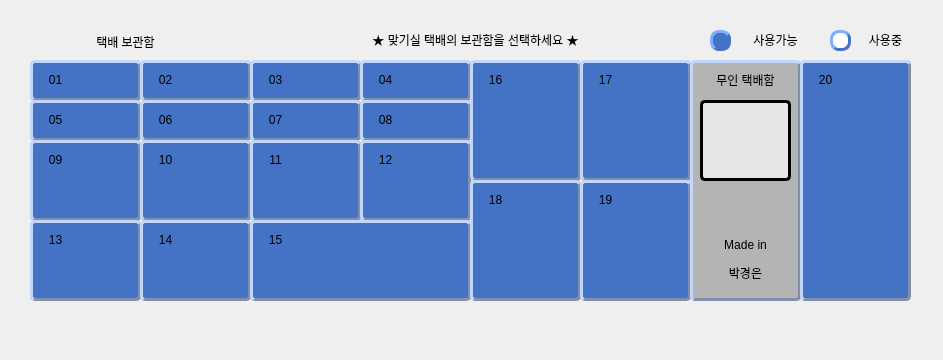
<?xml version="1.0" encoding="UTF-8"?>
<ui version="4.0">
 <class>Storage_box</class>
 <widget class="QMainWindow" name="Storage_box">
  <property name="geometry">
   <rect>
    <x>0</x>
    <y>0</y>
    <width>943</width>
    <height>360</height>
   </rect>
  </property>
  <property name="windowTitle">
   <string>MainWindow</string>
  </property>
  <widget class="QWidget" name="centralwidget">
   <widget class="QLabel" name="label_8">
    <property name="geometry">
     <rect>
      <x>30</x>
      <y>20</y>
      <width>191</width>
      <height>44</height>
     </rect>
    </property>
    <property name="styleSheet">
     <string notr="true">font: 30pt &quot;배달의민족 한나체 Pro&quot;;</string>
    </property>
    <property name="text">
     <string>&lt;html&gt;&lt;head/&gt;&lt;body&gt;&lt;p align=&quot;center&quot;&gt;택배 보관함&lt;/p&gt;&lt;/body&gt;&lt;/html&gt;</string>
    </property>
   </widget>
   <widget class="QPushButton" name="pushButton_1">
    <property name="geometry">
     <rect>
      <x>30</x>
      <y>60</y>
      <width>111</width>
      <height>41</height>
     </rect>
    </property>
    <property name="styleSheet">
     <string notr="true">background-color : rgb(68, 114, 196);
border-style : outset;
border-width : 3px;
border-radius : 5px;
border-color : rgb(129, 143, 168);</string>
    </property>
    <property name="text">
     <string/>
    </property>
   </widget>
   <widget class="QPushButton" name="pushButton_2">
    <property name="geometry">
     <rect>
      <x>140</x>
      <y>60</y>
      <width>111</width>
      <height>41</height>
     </rect>
    </property>
    <property name="styleSheet">
     <string notr="true">background-color : rgb(68, 114, 196);
border-style : outset;
border-width : 3px;
border-radius : 5px;
border-color : rgb(129, 143, 168);</string>
    </property>
    <property name="text">
     <string/>
    </property>
   </widget>
   <widget class="QPushButton" name="pushButton_3">
    <property name="geometry">
     <rect>
      <x>250</x>
      <y>60</y>
      <width>111</width>
      <height>41</height>
     </rect>
    </property>
    <property name="styleSheet">
     <string notr="true">background-color : rgb(68, 114, 196);
border-style : outset;
border-width : 3px;
border-radius : 5px;
border-color : rgb(129, 143, 168);</string>
    </property>
    <property name="text">
     <string/>
    </property>
   </widget>
   <widget class="QPushButton" name="pushButton_4">
    <property name="geometry">
     <rect>
      <x>360</x>
      <y>60</y>
      <width>111</width>
      <height>41</height>
     </rect>
    </property>
    <property name="styleSheet">
     <string notr="true">background-color : rgb(68, 114, 196);
border-style : outset;
border-width : 3px;
border-radius : 5px;
border-color : rgb(129, 143, 168);</string>
    </property>
    <property name="text">
     <string/>
    </property>
   </widget>
   <widget class="QPushButton" name="pushButton_5">
    <property name="geometry">
     <rect>
      <x>30</x>
      <y>100</y>
      <width>111</width>
      <height>41</height>
     </rect>
    </property>
    <property name="styleSheet">
     <string notr="true">background-color : rgb(68, 114, 196);
border-style : outset;
border-width : 3px;
border-radius : 5px;
border-color : rgb(129, 143, 168);</string>
    </property>
    <property name="text">
     <string/>
    </property>
   </widget>
   <widget class="QPushButton" name="pushButton_6">
    <property name="geometry">
     <rect>
      <x>140</x>
      <y>100</y>
      <width>111</width>
      <height>41</height>
     </rect>
    </property>
    <property name="styleSheet">
     <string notr="true">background-color : rgb(68, 114, 196);
border-style : outset;
border-width : 3px;
border-radius : 5px;
border-color : rgb(129, 143, 168);</string>
    </property>
    <property name="text">
     <string/>
    </property>
   </widget>
   <widget class="QPushButton" name="pushButton_7">
    <property name="geometry">
     <rect>
      <x>250</x>
      <y>100</y>
      <width>111</width>
      <height>41</height>
     </rect>
    </property>
    <property name="styleSheet">
     <string notr="true">background-color : rgb(68, 114, 196);
border-style : outset;
border-width : 3px;
border-radius : 5px;
border-color : rgb(129, 143, 168);</string>
    </property>
    <property name="text">
     <string/>
    </property>
   </widget>
   <widget class="QPushButton" name="pushButton_8">
    <property name="geometry">
     <rect>
      <x>360</x>
      <y>100</y>
      <width>111</width>
      <height>41</height>
     </rect>
    </property>
    <property name="styleSheet">
     <string notr="true">background-color : rgb(68, 114, 196);
border-style : outset;
border-width : 3px;
border-radius : 5px;
border-color : rgb(129, 143, 168);</string>
    </property>
    <property name="text">
     <string/>
    </property>
   </widget>
   <widget class="QPushButton" name="pushButton_9">
    <property name="geometry">
     <rect>
      <x>30</x>
      <y>140</y>
      <width>111</width>
      <height>81</height>
     </rect>
    </property>
    <property name="styleSheet">
     <string notr="true">background-color : rgb(68, 114, 196);
border-style : outset;
border-width : 3px;
border-radius : 5px;
border-color : rgb(129, 143, 168);</string>
    </property>
    <property name="text">
     <string/>
    </property>
   </widget>
   <widget class="QPushButton" name="pushButton_10">
    <property name="geometry">
     <rect>
      <x>140</x>
      <y>140</y>
      <width>111</width>
      <height>81</height>
     </rect>
    </property>
    <property name="styleSheet">
     <string notr="true">background-color : rgb(68, 114, 196);
border-style : outset;
border-width : 3px;
border-radius : 5px;
border-color : rgb(129, 143, 168);</string>
    </property>
    <property name="text">
     <string/>
    </property>
   </widget>
   <widget class="QPushButton" name="pushButton_11">
    <property name="geometry">
     <rect>
      <x>250</x>
      <y>140</y>
      <width>111</width>
      <height>81</height>
     </rect>
    </property>
    <property name="styleSheet">
     <string notr="true">background-color : rgb(68, 114, 196);
border-style : outset;
border-width : 3px;
border-radius : 5px;
border-color : rgb(129, 143, 168);</string>
    </property>
    <property name="text">
     <string/>
    </property>
   </widget>
   <widget class="QPushButton" name="pushButton_12">
    <property name="geometry">
     <rect>
      <x>360</x>
      <y>140</y>
      <width>111</width>
      <height>81</height>
     </rect>
    </property>
    <property name="styleSheet">
     <string notr="true">background-color : rgb(68, 114, 196);
border-style : outset;
border-width : 3px;
border-radius : 5px;
border-color : rgb(129, 143, 168);</string>
    </property>
    <property name="text">
     <string/>
    </property>
   </widget>
   <widget class="QPushButton" name="pushButton_13">
    <property name="geometry">
     <rect>
      <x>30</x>
      <y>220</y>
      <width>111</width>
      <height>81</height>
     </rect>
    </property>
    <property name="styleSheet">
     <string notr="true">background-color : rgb(68, 114, 196);
border-style : outset;
border-width : 3px;
border-radius : 5px;
border-color : rgb(129, 143, 168);</string>
    </property>
    <property name="text">
     <string/>
    </property>
   </widget>
   <widget class="QPushButton" name="pushButton_14">
    <property name="geometry">
     <rect>
      <x>140</x>
      <y>220</y>
      <width>111</width>
      <height>81</height>
     </rect>
    </property>
    <property name="styleSheet">
     <string notr="true">background-color : rgb(68, 114, 196);
border-style : outset;
border-width : 3px;
border-radius : 5px;
border-color : rgb(129, 143, 168);</string>
    </property>
    <property name="text">
     <string/>
    </property>
   </widget>
   <widget class="QPushButton" name="pushButton_15">
    <property name="geometry">
     <rect>
      <x>250</x>
      <y>220</y>
      <width>221</width>
      <height>81</height>
     </rect>
    </property>
    <property name="styleSheet">
     <string notr="true">background-color : rgb(68, 114, 196);
border-style : outset;
border-width : 3px;
border-radius : 5px;
border-color : rgb(129, 143, 168);</string>
    </property>
    <property name="text">
     <string/>
    </property>
   </widget>
   <widget class="QPushButton" name="pushButton_16">
    <property name="geometry">
     <rect>
      <x>470</x>
      <y>60</y>
      <width>111</width>
      <height>121</height>
     </rect>
    </property>
    <property name="styleSheet">
     <string notr="true">background-color : rgb(68, 114, 196);
border-style : outset;
border-width : 3px;
border-radius : 5px;
border-color : rgb(129, 143, 168);</string>
    </property>
    <property name="text">
     <string/>
    </property>
   </widget>
   <widget class="QPushButton" name="pushButton_17">
    <property name="geometry">
     <rect>
      <x>580</x>
      <y>60</y>
      <width>111</width>
      <height>121</height>
     </rect>
    </property>
    <property name="styleSheet">
     <string notr="true">background-color : rgb(68, 114, 196);
border-style : outset;
border-width : 3px;
border-radius : 5px;
border-color : rgb(129, 143, 168);</string>
    </property>
    <property name="text">
     <string/>
    </property>
   </widget>
   <widget class="QPushButton" name="pushButton_18">
    <property name="geometry">
     <rect>
      <x>470</x>
      <y>180</y>
      <width>111</width>
      <height>121</height>
     </rect>
    </property>
    <property name="styleSheet">
     <string notr="true">background-color : rgb(68, 114, 196);
border-style : outset;
border-width : 3px;
border-radius : 5px;
border-color : rgb(129, 143, 168);</string>
    </property>
    <property name="text">
     <string/>
    </property>
   </widget>
   <widget class="QPushButton" name="pushButton_19">
    <property name="geometry">
     <rect>
      <x>580</x>
      <y>180</y>
      <width>111</width>
      <height>121</height>
     </rect>
    </property>
    <property name="styleSheet">
     <string notr="true">background-color : rgb(68, 114, 196);
border-style : outset;
border-width : 3px;
border-radius : 5px;
border-color : rgb(129, 143, 168);</string>
    </property>
    <property name="text">
     <string/>
    </property>
   </widget>
   <widget class="QLabel" name="Index_label_1">
    <property name="geometry">
     <rect>
      <x>40</x>
      <y>70</y>
      <width>31</width>
      <height>21</height>
     </rect>
    </property>
    <property name="styleSheet">
     <string notr="true">font: 14pt &quot;배달의민족 주아&quot;;</string>
    </property>
    <property name="text">
     <string>&lt;html&gt;&lt;head/&gt;&lt;body&gt;&lt;p align=&quot;center&quot;&gt;01&lt;/p&gt;&lt;/body&gt;&lt;/html&gt;</string>
    </property>
   </widget>
   <widget class="QLabel" name="Index_label_2">
    <property name="geometry">
     <rect>
      <x>150</x>
      <y>70</y>
      <width>31</width>
      <height>21</height>
     </rect>
    </property>
    <property name="styleSheet">
     <string notr="true">font: 14pt &quot;배달의민족 주아&quot;;</string>
    </property>
    <property name="text">
     <string>&lt;html&gt;&lt;head/&gt;&lt;body&gt;&lt;p align=&quot;center&quot;&gt;02&lt;/p&gt;&lt;/body&gt;&lt;/html&gt;</string>
    </property>
   </widget>
   <widget class="QLabel" name="Index_label_4">
    <property name="geometry">
     <rect>
      <x>370</x>
      <y>70</y>
      <width>31</width>
      <height>21</height>
     </rect>
    </property>
    <property name="styleSheet">
     <string notr="true">font: 14pt &quot;배달의민족 주아&quot;;</string>
    </property>
    <property name="text">
     <string>&lt;html&gt;&lt;head/&gt;&lt;body&gt;&lt;p align=&quot;center&quot;&gt;04&lt;/p&gt;&lt;/body&gt;&lt;/html&gt;</string>
    </property>
   </widget>
   <widget class="QLabel" name="Index_label_3">
    <property name="geometry">
     <rect>
      <x>260</x>
      <y>70</y>
      <width>31</width>
      <height>21</height>
     </rect>
    </property>
    <property name="styleSheet">
     <string notr="true">font: 14pt &quot;배달의민족 주아&quot;;</string>
    </property>
    <property name="text">
     <string>&lt;html&gt;&lt;head/&gt;&lt;body&gt;&lt;p align=&quot;center&quot;&gt;03&lt;/p&gt;&lt;/body&gt;&lt;/html&gt;</string>
    </property>
   </widget>
   <widget class="QLabel" name="Index_label_8">
    <property name="geometry">
     <rect>
      <x>370</x>
      <y>110</y>
      <width>31</width>
      <height>21</height>
     </rect>
    </property>
    <property name="styleSheet">
     <string notr="true">font: 14pt &quot;배달의민족 주아&quot;;</string>
    </property>
    <property name="text">
     <string>&lt;html&gt;&lt;head/&gt;&lt;body&gt;&lt;p align=&quot;center&quot;&gt;08&lt;/p&gt;&lt;/body&gt;&lt;/html&gt;</string>
    </property>
   </widget>
   <widget class="QLabel" name="Index_label_7">
    <property name="geometry">
     <rect>
      <x>260</x>
      <y>110</y>
      <width>31</width>
      <height>21</height>
     </rect>
    </property>
    <property name="styleSheet">
     <string notr="true">font: 14pt &quot;배달의민족 주아&quot;;</string>
    </property>
    <property name="text">
     <string>&lt;html&gt;&lt;head/&gt;&lt;body&gt;&lt;p align=&quot;center&quot;&gt;07&lt;/p&gt;&lt;/body&gt;&lt;/html&gt;</string>
    </property>
   </widget>
   <widget class="QLabel" name="Index_label_6">
    <property name="geometry">
     <rect>
      <x>150</x>
      <y>110</y>
      <width>31</width>
      <height>21</height>
     </rect>
    </property>
    <property name="styleSheet">
     <string notr="true">font: 14pt &quot;배달의민족 주아&quot;;</string>
    </property>
    <property name="text">
     <string>&lt;html&gt;&lt;head/&gt;&lt;body&gt;&lt;p align=&quot;center&quot;&gt;06&lt;/p&gt;&lt;/body&gt;&lt;/html&gt;</string>
    </property>
   </widget>
   <widget class="QLabel" name="Index_label_5">
    <property name="geometry">
     <rect>
      <x>40</x>
      <y>110</y>
      <width>31</width>
      <height>21</height>
     </rect>
    </property>
    <property name="styleSheet">
     <string notr="true">font: 14pt &quot;배달의민족 주아&quot;;</string>
    </property>
    <property name="text">
     <string>&lt;html&gt;&lt;head/&gt;&lt;body&gt;&lt;p align=&quot;center&quot;&gt;05&lt;/p&gt;&lt;/body&gt;&lt;/html&gt;</string>
    </property>
   </widget>
   <widget class="QLabel" name="Index_label_9">
    <property name="geometry">
     <rect>
      <x>40</x>
      <y>150</y>
      <width>31</width>
      <height>21</height>
     </rect>
    </property>
    <property name="styleSheet">
     <string notr="true">font: 14pt &quot;배달의민족 주아&quot;;</string>
    </property>
    <property name="text">
     <string>&lt;html&gt;&lt;head/&gt;&lt;body&gt;&lt;p align=&quot;center&quot;&gt;09&lt;/p&gt;&lt;/body&gt;&lt;/html&gt;</string>
    </property>
   </widget>
   <widget class="QLabel" name="Index_label_11">
    <property name="geometry">
     <rect>
      <x>260</x>
      <y>150</y>
      <width>31</width>
      <height>21</height>
     </rect>
    </property>
    <property name="styleSheet">
     <string notr="true">font: 14pt &quot;배달의민족 주아&quot;;</string>
    </property>
    <property name="text">
     <string>&lt;html&gt;&lt;head/&gt;&lt;body&gt;&lt;p align=&quot;center&quot;&gt;11&lt;/p&gt;&lt;/body&gt;&lt;/html&gt;</string>
    </property>
   </widget>
   <widget class="QLabel" name="Index_label_12">
    <property name="geometry">
     <rect>
      <x>370</x>
      <y>150</y>
      <width>31</width>
      <height>21</height>
     </rect>
    </property>
    <property name="styleSheet">
     <string notr="true">font: 14pt &quot;배달의민족 주아&quot;;</string>
    </property>
    <property name="text">
     <string>&lt;html&gt;&lt;head/&gt;&lt;body&gt;&lt;p align=&quot;center&quot;&gt;12&lt;/p&gt;&lt;/body&gt;&lt;/html&gt;</string>
    </property>
   </widget>
   <widget class="QLabel" name="Index_label_10">
    <property name="geometry">
     <rect>
      <x>150</x>
      <y>150</y>
      <width>31</width>
      <height>21</height>
     </rect>
    </property>
    <property name="styleSheet">
     <string notr="true">font: 14pt &quot;배달의민족 주아&quot;;</string>
    </property>
    <property name="text">
     <string>&lt;html&gt;&lt;head/&gt;&lt;body&gt;&lt;p align=&quot;center&quot;&gt;10&lt;/p&gt;&lt;/body&gt;&lt;/html&gt;</string>
    </property>
   </widget>
   <widget class="QLabel" name="Index_label_15">
    <property name="geometry">
     <rect>
      <x>260</x>
      <y>230</y>
      <width>31</width>
      <height>21</height>
     </rect>
    </property>
    <property name="styleSheet">
     <string notr="true">font: 14pt &quot;배달의민족 주아&quot;;</string>
    </property>
    <property name="text">
     <string>&lt;html&gt;&lt;head/&gt;&lt;body&gt;&lt;p align=&quot;center&quot;&gt;15&lt;/p&gt;&lt;/body&gt;&lt;/html&gt;</string>
    </property>
   </widget>
   <widget class="QLabel" name="Index_label_13">
    <property name="geometry">
     <rect>
      <x>40</x>
      <y>230</y>
      <width>31</width>
      <height>21</height>
     </rect>
    </property>
    <property name="styleSheet">
     <string notr="true">font: 14pt &quot;배달의민족 주아&quot;;</string>
    </property>
    <property name="text">
     <string>&lt;html&gt;&lt;head/&gt;&lt;body&gt;&lt;p align=&quot;center&quot;&gt;13&lt;/p&gt;&lt;/body&gt;&lt;/html&gt;</string>
    </property>
   </widget>
   <widget class="QLabel" name="Index_label_14">
    <property name="geometry">
     <rect>
      <x>150</x>
      <y>230</y>
      <width>31</width>
      <height>21</height>
     </rect>
    </property>
    <property name="styleSheet">
     <string notr="true">font: 14pt &quot;배달의민족 주아&quot;;</string>
    </property>
    <property name="text">
     <string>&lt;html&gt;&lt;head/&gt;&lt;body&gt;&lt;p align=&quot;center&quot;&gt;14&lt;/p&gt;&lt;/body&gt;&lt;/html&gt;</string>
    </property>
   </widget>
   <widget class="QLabel" name="Index_label_16">
    <property name="geometry">
     <rect>
      <x>480</x>
      <y>70</y>
      <width>31</width>
      <height>21</height>
     </rect>
    </property>
    <property name="styleSheet">
     <string notr="true">font: 14pt &quot;배달의민족 주아&quot;;</string>
    </property>
    <property name="text">
     <string>&lt;html&gt;&lt;head/&gt;&lt;body&gt;&lt;p align=&quot;center&quot;&gt;16&lt;/p&gt;&lt;/body&gt;&lt;/html&gt;</string>
    </property>
   </widget>
   <widget class="QLabel" name="Index_label_17">
    <property name="geometry">
     <rect>
      <x>590</x>
      <y>70</y>
      <width>31</width>
      <height>21</height>
     </rect>
    </property>
    <property name="styleSheet">
     <string notr="true">font: 14pt &quot;배달의민족 주아&quot;;</string>
    </property>
    <property name="text">
     <string>&lt;html&gt;&lt;head/&gt;&lt;body&gt;&lt;p align=&quot;center&quot;&gt;17&lt;/p&gt;&lt;/body&gt;&lt;/html&gt;</string>
    </property>
   </widget>
   <widget class="QLabel" name="Index_label_18">
    <property name="geometry">
     <rect>
      <x>480</x>
      <y>190</y>
      <width>31</width>
      <height>21</height>
     </rect>
    </property>
    <property name="styleSheet">
     <string notr="true">font: 14pt &quot;배달의민족 주아&quot;;</string>
    </property>
    <property name="text">
     <string>&lt;html&gt;&lt;head/&gt;&lt;body&gt;&lt;p align=&quot;center&quot;&gt;18&lt;/p&gt;&lt;/body&gt;&lt;/html&gt;</string>
    </property>
   </widget>
   <widget class="QLabel" name="Index_label_19">
    <property name="geometry">
     <rect>
      <x>590</x>
      <y>190</y>
      <width>31</width>
      <height>21</height>
     </rect>
    </property>
    <property name="styleSheet">
     <string notr="true">font: 14pt &quot;배달의민족 주아&quot;;</string>
    </property>
    <property name="text">
     <string>&lt;html&gt;&lt;head/&gt;&lt;body&gt;&lt;p align=&quot;center&quot;&gt;19&lt;/p&gt;&lt;/body&gt;&lt;/html&gt;</string>
    </property>
   </widget>
   <widget class="QLabel" name="label">
    <property name="geometry">
     <rect>
      <x>710</x>
      <y>30</y>
      <width>21</width>
      <height>21</height>
     </rect>
    </property>
    <property name="styleSheet">
     <string notr="true">background-color : rgb(68, 114, 196);
border-style : outset;
border-width : 3px;
border-radius : 9px;
border-color : rgb(68, 114, 196);</string>
    </property>
    <property name="text">
     <string/>
    </property>
   </widget>
   <widget class="QLabel" name="label_2">
    <property name="geometry">
     <rect>
      <x>740</x>
      <y>30</y>
      <width>71</width>
      <height>21</height>
     </rect>
    </property>
    <property name="styleSheet">
     <string notr="true">font: 14pt &quot;배달의민족 주아&quot;;</string>
    </property>
    <property name="text">
     <string>&lt;html&gt;&lt;head/&gt;&lt;body&gt;&lt;p align=&quot;center&quot;&gt;사용가능&lt;/p&gt;&lt;/body&gt;&lt;/html&gt;</string>
    </property>
   </widget>
   <widget class="QLabel" name="label_3">
    <property name="geometry">
     <rect>
      <x>830</x>
      <y>30</y>
      <width>21</width>
      <height>21</height>
     </rect>
    </property>
    <property name="styleSheet">
     <string notr="true">background-color : rgb(255, 255, 255);
border-style : outset;
border-width : 3px;
border-radius : 9px;
border-color : rgb(68, 114, 196);</string>
    </property>
    <property name="text">
     <string/>
    </property>
   </widget>
   <widget class="QLabel" name="label_4">
    <property name="geometry">
     <rect>
      <x>850</x>
      <y>30</y>
      <width>71</width>
      <height>21</height>
     </rect>
    </property>
    <property name="styleSheet">
     <string notr="true">font: 14pt &quot;배달의민족 주아&quot;;</string>
    </property>
    <property name="text">
     <string>&lt;html&gt;&lt;head/&gt;&lt;body&gt;&lt;p align=&quot;center&quot;&gt;사용중&lt;/p&gt;&lt;/body&gt;&lt;/html&gt;</string>
    </property>
   </widget>
   <widget class="QPushButton" name="pushB3423n_20">
    <property name="geometry">
     <rect>
      <x>690</x>
      <y>60</y>
      <width>111</width>
      <height>241</height>
     </rect>
    </property>
    <property name="styleSheet">
     <string notr="true">background-color: rgb(180, 180, 180);
border-style : outset;
border-width : 3px;
border-radius : 5px;
border-color : rgb(129, 143, 168);</string>
    </property>
    <property name="text">
     <string/>
    </property>
   </widget>
   <widget class="QPushButton" name="pushButton_20">
    <property name="geometry">
     <rect>
      <x>800</x>
      <y>60</y>
      <width>111</width>
      <height>241</height>
     </rect>
    </property>
    <property name="styleSheet">
     <string notr="true">background-color : rgb(68, 114, 196);
border-style : outset;
border-width : 3px;
border-radius : 5px;
border-color : rgb(129, 143, 168);</string>
    </property>
    <property name="text">
     <string/>
    </property>
   </widget>
   <widget class="QLabel" name="Index_label_20">
    <property name="geometry">
     <rect>
      <x>810</x>
      <y>70</y>
      <width>31</width>
      <height>21</height>
     </rect>
    </property>
    <property name="styleSheet">
     <string notr="true">font: 14pt &quot;배달의민족 주아&quot;;</string>
    </property>
    <property name="text">
     <string>&lt;html&gt;&lt;head/&gt;&lt;body&gt;&lt;p align=&quot;center&quot;&gt;20&lt;/p&gt;&lt;/body&gt;&lt;/html&gt;</string>
    </property>
   </widget>
   <widget class="QPushButton" name="pushB3423n_21">
    <property name="geometry">
     <rect>
      <x>700</x>
      <y>100</y>
      <width>91</width>
      <height>81</height>
     </rect>
    </property>
    <property name="styleSheet">
     <string notr="true">background-color : rgb(230, 230, 230);
border-style : outset;
border-width : 3px;
border-radius : 5px;
border-color : rgb(0, 0, 0);</string>
    </property>
    <property name="text">
     <string/>
    </property>
   </widget>
   <widget class="QLabel" name="Index_label_21">
    <property name="geometry">
     <rect>
      <x>700</x>
      <y>70</y>
      <width>91</width>
      <height>21</height>
     </rect>
    </property>
    <property name="styleSheet">
     <string notr="true">font: 14pt &quot;배달의민족 주아&quot;;
background-color: rgb(180, 180, 180);</string>
    </property>
    <property name="text">
     <string>&lt;html&gt;&lt;head/&gt;&lt;body&gt;&lt;p align=&quot;center&quot;&gt;무인 택배함&lt;/p&gt;&lt;/body&gt;&lt;/html&gt;</string>
    </property>
   </widget>
   <widget class="QLabel" name="Index_label_22">
    <property name="geometry">
     <rect>
      <x>700</x>
      <y>230</y>
      <width>91</width>
      <height>61</height>
     </rect>
    </property>
    <property name="styleSheet">
     <string notr="true">font: 14pt &quot;배달의민족 주아&quot;;
background-color: rgb(180, 180, 180);</string>
    </property>
    <property name="text">
     <string>&lt;html&gt;&lt;head/&gt;&lt;body&gt;&lt;p align=&quot;center&quot;&gt;Made in&lt;/p&gt;&lt;p align=&quot;center&quot;&gt;박경은&lt;/p&gt;&lt;/body&gt;&lt;/html&gt;</string>
    </property>
   </widget>
   <widget class="QLabel" name="Guide_label">
    <property name="geometry">
     <rect>
      <x>330</x>
      <y>30</y>
      <width>291</width>
      <height>21</height>
     </rect>
    </property>
    <property name="styleSheet">
     <string notr="true">font: 14pt &quot;배달의민족 주아&quot;;</string>
    </property>
    <property name="text">
     <string>&lt;html&gt;&lt;head/&gt;&lt;body&gt;&lt;p align=&quot;center&quot;&gt;★ 맞기실 택배의 보관함을 선택하세요 ★&lt;/p&gt;&lt;/body&gt;&lt;/html&gt;</string>
    </property>
   </widget>
   <zorder>label_8</zorder>
   <zorder>pushButton_1</zorder>
   <zorder>pushButton_2</zorder>
   <zorder>pushButton_3</zorder>
   <zorder>pushButton_4</zorder>
   <zorder>pushButton_5</zorder>
   <zorder>pushButton_6</zorder>
   <zorder>pushButton_7</zorder>
   <zorder>pushButton_8</zorder>
   <zorder>pushButton_9</zorder>
   <zorder>pushButton_10</zorder>
   <zorder>pushButton_11</zorder>
   <zorder>pushButton_12</zorder>
   <zorder>pushButton_13</zorder>
   <zorder>pushButton_14</zorder>
   <zorder>pushButton_15</zorder>
   <zorder>pushButton_16</zorder>
   <zorder>pushButton_17</zorder>
   <zorder>pushButton_18</zorder>
   <zorder>pushButton_19</zorder>
   <zorder>Index_label_1</zorder>
   <zorder>Index_label_2</zorder>
   <zorder>Index_label_4</zorder>
   <zorder>Index_label_3</zorder>
   <zorder>Index_label_8</zorder>
   <zorder>Index_label_7</zorder>
   <zorder>Index_label_6</zorder>
   <zorder>Index_label_5</zorder>
   <zorder>Index_label_9</zorder>
   <zorder>Index_label_11</zorder>
   <zorder>Index_label_12</zorder>
   <zorder>Index_label_10</zorder>
   <zorder>Index_label_15</zorder>
   <zorder>Index_label_13</zorder>
   <zorder>Index_label_14</zorder>
   <zorder>Index_label_16</zorder>
   <zorder>Index_label_17</zorder>
   <zorder>Index_label_18</zorder>
   <zorder>Index_label_19</zorder>
   <zorder>label_2</zorder>
   <zorder>label_4</zorder>
   <zorder>label_3</zorder>
   <zorder>label</zorder>
   <zorder>pushB3423n_20</zorder>
   <zorder>pushButton_20</zorder>
   <zorder>Index_label_20</zorder>
   <zorder>pushB3423n_21</zorder>
   <zorder>Index_label_21</zorder>
   <zorder>Index_label_22</zorder>
   <zorder>Guide_label</zorder>
  </widget>
  <widget class="QMenuBar" name="menubar">
   <property name="geometry">
    <rect>
     <x>0</x>
     <y>0</y>
     <width>943</width>
     <height>21</height>
    </rect>
   </property>
  </widget>
 </widget>
 <resources/>
 <connections/>
</ui>
